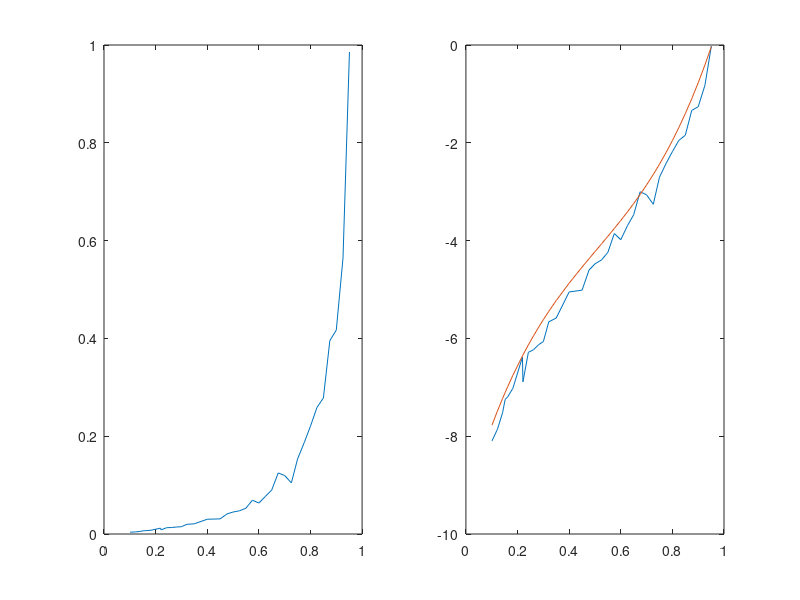
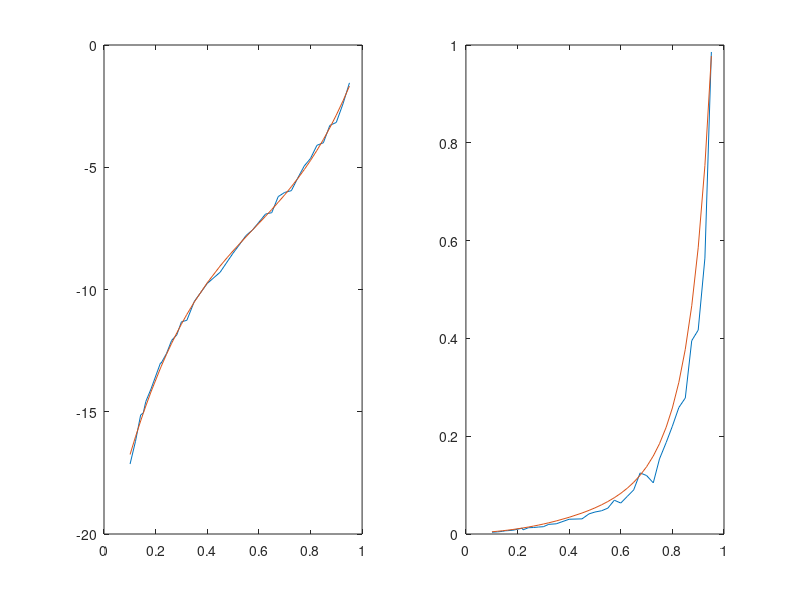

Here is the MATLAB script that generated these plots, in order:


clear all;
close all;
clc;

x = [0.101, 0.122, 0.142, 0.152, 0.162, 0.182, 0.219, 0.221,...
    0.242, 0.262, 0.282,0.3, 0.321, 0.35, 0.4, 0.45, 0.5, 0.55, ...
    0.6, 0.65, 0.7, 0.75, 0.8, 0.85, 0.90, 0.951, 0.477, 0.526, 0.575, ...
    0.626, 0.675, 0.726, 0.776, 0.825, 0.875, 0.926];
% x = [0.188, 0.237, 0.288, 0.337, 0.387, 0.437, 0.488, 0.539, ...
%     0.59, 0.64, 0.691, 0.743, 0.794, 0.845, 0.897, 0.949, 0.99];
% x = [0.5, 0.6, 0.7, 0.8, 0.9, 0.95];


y = [2.55909e-06, 3.01251e-06, 3.81021e-06, 4.59867e-06, 4.78e-06, 5.39155e-06, ...
      8.39058e-06, 5.91074e-06, 8.97661e-06, 9.31623e-06, 1.00117e-05, 1.04495e-05, ...
    1.38264e-05, 1.46001e-05, 2.11297e-05, 2.16661e-05, 3.14531e-05, 3.70277e-05, ...
    4.43018e-05, 6.3074e-05, 8.36995e-05, 0.00010743, 0.000154377, 0.000194685, ...
    0.000291863, 0.000690023, 2.8805e-05, 3.33225e-05, 4.8364e-05, 5.41098e-05, ...
    8.74221e-05, 7.32318e-05, 0.000131017, 0.000181056, 0.000276805, 0.000394933];

% y = [9.3890494e-06, 1.4964831e-05, 1.4189099e-05, 1.3395316e-05,...
%        2.1588105e-05, 2.9025830e-05, 2.1197588e-05, 2.8163389e-05,...
%        2.7211396e-05, 3.4508932e-05, 3.5550496e-05, 3.9974479e-05,...
%        4.4455912e-05, 5.9102451e-05, 7.8669211e-05, 9.6666939e-05, 1.7489945e-04];
% y = [6.3338980e-06, 1.0052101e-05, 1.6378501e-05, 3.4909302e-05, 6.2111219e-05, 1.3601272e-04];

z = [4.85789e-09, 9.2319e-09, 1.95066e-08, 2.05969e-08, 2.85814e-08, 4.06548e-08, ...
    8.54803e-08, 8.43022e-08, 1.10882e-07, 1.61406e-07, 1.88736e-07, 2.73721e-07,...
    2.85347e-07, 4.88034e-07, 8.11462e-07, 1.11592e-06, 1.91248e-06, 3.15199e-06,...
    4.59626e-06, 6.03558e-06, 1.07126e-05, 1.59479e-05, 2.80165e-05, 4.37759e-05,...
    7.79342e-05, 0.000239424, 1.49504e-06, 2.46704e-06, 3.68299e-06, 5.80848e-06,...
    9.52234e-06, 1.12658e-05, 2.271e-05, 4.07502e-05, 7.17239e-05, 0.000132088];

scale_Flow = 7E-4;

[x1,I] = sort(x);
y1 = y(I)/scale_Flow; 
z1 = z(I)/scale_Flow; 
z2 = log2(z1);

subplot(1,2,1);
plot(x1,y1);


y2 = log2(y1);
subplot(1,2,2);
plot(x1,y2);

y_2 = 15.69*x1.^3 -23.87*x1.^2 + 18.36*x1 -9.40;
%y_2 = 17.02*x1.^3 -27.4*x1.^2 + 16.83*x1 -8.23;
% y_2 = 29.48*x1.^3 -53.44*x1.^2 + 39.15*x1 -16.6 ;

z_2 = 34.83*x1.^3 -61.02*x1.^2 + 46.72*x1 -20.88;


hold on
plot(x1,y_2);
figure;
subplot(1,2,1);
plot(x1,z2,x1,z_2);
subplot(1,2,2);
plot(x1,y1,x1,2.^y_2);